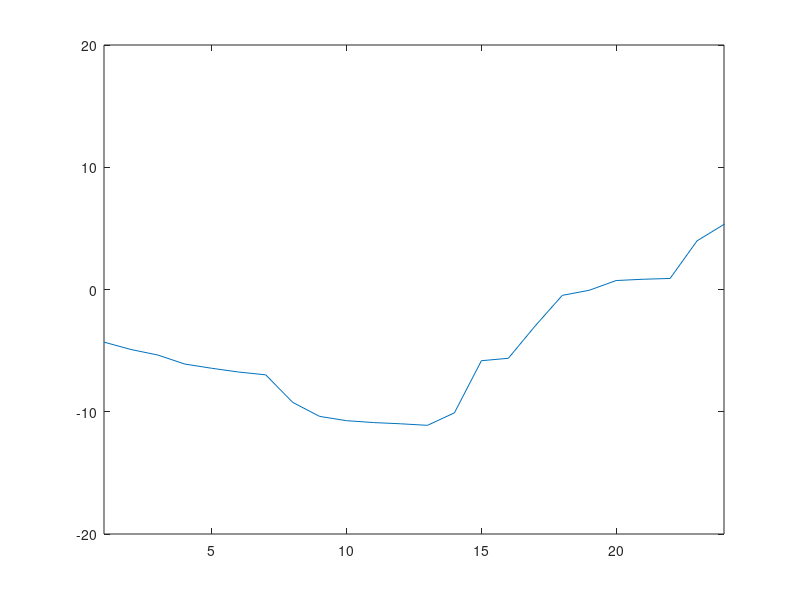

This chart was generated by the following MATLAB code: (Note: this script raises an error after producing the figure.)
%第一版数据3588个
data_O=[2 -13;7 -7;16 0;17 2;22 7];
data_N=[];
for i=1:5
    for j=1:30
        data_N=[data_N;data_O(i,1)+(20*rand-10),data_O(i,2)+(20*rand-10)];
    end
end
data_temp=zeros(1,300);
data_temp(1:2:end)=data_N(1:end,1);
data_temp(2:2:end)=data_N(1:end,2);
data=[];
for i=1:299
    data_rand = data_temp(i) + (data_temp(i+1)-data_temp(i)).*rand(1,11);
    if data_temp(i)>data_temp(i+1)
        data_rand = sort(data_rand,'descend');
    else 
        data_rand = sort(data_rand);
    end
    data = [data,data_temp(i) data_rand ];
end
time=1:3588;
plot(time,data);
xlim([1,24]);
ylim([-20,20]);

data_temp=round(data*100)/100;
writematrix(data_temp);
data=round(data*100)/100;
writematrix(data);